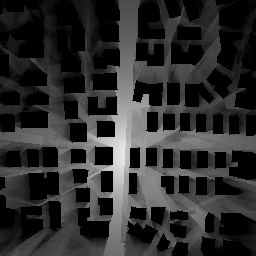
#> input picture gain1/1_0.png, 256 x 256 px, found by its file name
$ jupyter execute temp.ipynb
#> lines starting #> are read from the running program, lines starting #| are printed output that depends on the picture
[cell 1]
from PIL import Image
from IPython.display import display
import numpy as np
import cv2

# origin: buildings with height
# building: buildings without height
# target: the ground truth
# source: the antenna

root_origin = './png/buildingsWHeight/'
root_building = './png/buildings_complete/'
root_target = './gain/'
root_source = './png/antennasWHeight/'

root_pre = './pre/'


def get_origin_data(pic_id, idx):
    img_origin = Image.open(root_origin+str(pic_id)+'.png')
    img_building = Image.open(root_building+str(pic_id)+'.png')
    img_target = Image.open(root_target+str(pic_id)+'_'+str(idx)+'.png')
    img_source = Image.open(root_source+str(pic_id)+'_'+str(idx)+'.png')

    origin_data = np.array(img_origin)
    building_data = np.array(img_building)
    target_data = np.array(img_target)
    source_data = np.array(img_source)

    source = source_data.nonzero()
    source = list(zip(*source))
    source = np.array(source[0])

    return origin_data, building_data, target_data, source

[cell 2]
img_target = Image.open(root_target+str(1)+'_'+str(0)+'.png')
#> img_target is the input picture: PIL image 256x256 L; min 0, max 232, mean 44.6
display(img_target)
resized_data = img_target.resize((64, 64))
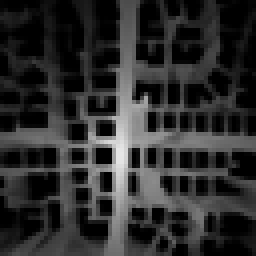
#> resized_data: PIL image 64x64 L (shown 4 times larger); min 0, max 230, mean 45.1
# display(resized_data)
